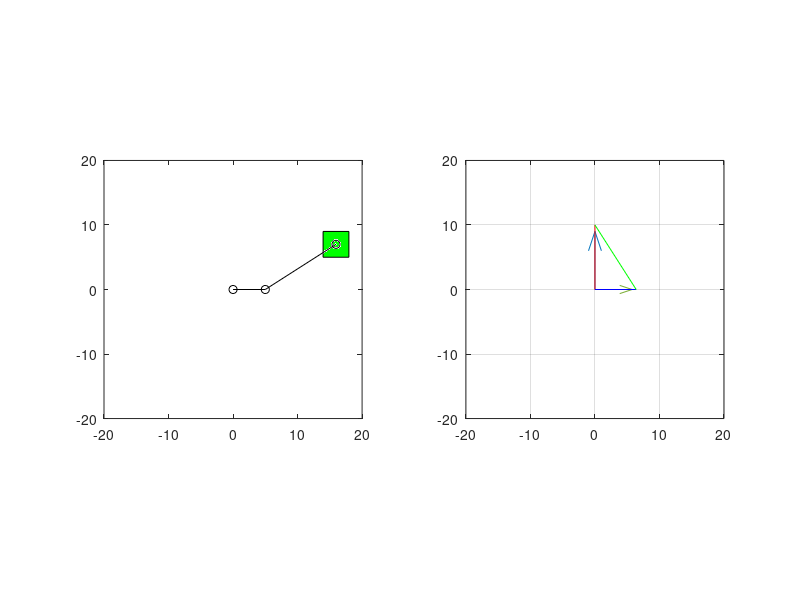

Here is the MATLAB script that generated this plot:
a = 5;
b = 13;
c  =7;

theta2 = linspace(0,2*pi,100);
theta3 = asin((c-a*sin(theta2))/b);
omega2 = 2;
omega3 = ((-(a/b).*cos(theta2)) ./ cos(theta3)) * (omega2);
% omega3 = -(a/b)*cos(theta2)*omega2;

Ax = a*cos(theta2);
Ay = a*sin(theta2);

Bx = b.*cos(theta3) + a.*cos(theta2);
By = c;

v2x = -a*sin(theta2)*omega2;
v2y = a*cos(theta2)*omega2;

v3x = -a.*omega2.*sin(theta2) - b.*omega3.*sin(theta3);
v3y = 0;

figure;
title("Lab Assignment 2");
for i = 1:length(theta2)
    subplot(1,2,1);
    plot([0 Ax(i) Bx(i)],[0 Ay(i) By],'k-o');
    hold on;
    axis([-20 20 -20 20]);
    rectangle('Position', [Bx(i)-2,c-2 , 4, 4] , 'FaceColor',"g");
    %pause(0.05);
    axis square;
    hold off;

    subplot(1,2,2);
    quiver(0,0,v2x(i),v2y(i));
    hold on;
    plot([0 v2x(i)],[0 v2y(i)],'r-');
    hold on;
    % axis([-20 20 -20 20]);
    quiver(0,0,v3x(i),0);
    hold on
    plot([0 v3x(i)],[0 0],'b-');
    hold on;
    % axis([-20 20 -20 20]);
    % quiver(v2x(i),v2y(i),v3x(i),0);
    plot([v2x(i) v3x(i)],[v2y(i) 0],'g-');
    hold on;
    axis([-20 20 -20 20]);
    axis square;
    %pause(0.05);
    hold off;
    
    grid on;
    drawnow;
end